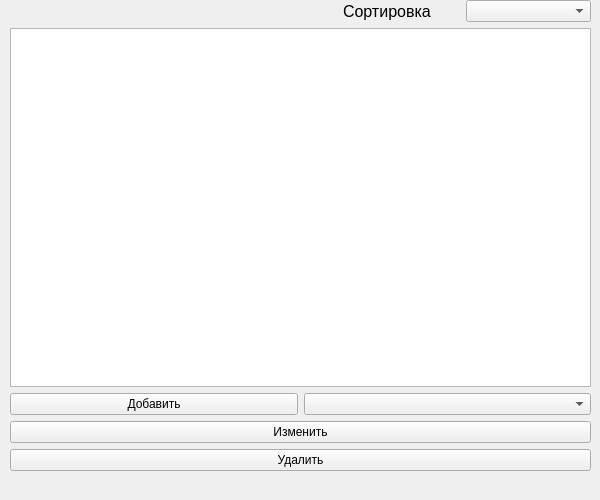
<?xml version="1.0" encoding="UTF-8"?>
<ui version="4.0">
 <class>MainWindow</class>
 <widget class="QMainWindow" name="MainWindow">
  <property name="geometry">
   <rect>
    <x>0</x>
    <y>0</y>
    <width>600</width>
    <height>500</height>
   </rect>
  </property>
  <property name="minimumSize">
   <size>
    <width>600</width>
    <height>500</height>
   </size>
  </property>
  <property name="maximumSize">
   <size>
    <width>600</width>
    <height>500</height>
   </size>
  </property>
  <property name="windowTitle">
   <string>MainWindow</string>
  </property>
  <widget class="QWidget" name="centralwidget">
   <widget class="QWidget" name="">
    <property name="geometry">
     <rect>
      <x>10</x>
      <y>0</y>
      <width>581</width>
      <height>471</height>
     </rect>
    </property>
    <layout class="QGridLayout" name="gridLayout">
     <item row="0" column="0">
      <layout class="QHBoxLayout" name="horizontalLayout_3">
       <item>
        <spacer name="horizontalSpacer">
         <property name="orientation">
          <enum>Qt::Horizontal</enum>
         </property>
         <property name="sizeType">
          <enum>QSizePolicy::Fixed</enum>
         </property>
         <property name="sizeHint" stdset="0">
          <size>
           <width>333</width>
           <height>20</height>
          </size>
         </property>
        </spacer>
       </item>
       <item>
        <layout class="QHBoxLayout" name="horizontalLayout_2">
         <item>
          <layout class="QHBoxLayout" name="horizontalLayout">
           <item>
            <widget class="QLabel" name="label">
             <property name="font">
              <font>
               <pointsize>12</pointsize>
              </font>
             </property>
             <property name="text">
              <string>Сортировка</string>
             </property>
            </widget>
           </item>
           <item>
            <widget class="QComboBox" name="comboBox">
             <property name="enabled">
              <bool>true</bool>
             </property>
             <property name="sizePolicy">
              <sizepolicy hsizetype="Preferred" vsizetype="Fixed">
               <horstretch>0</horstretch>
               <verstretch>0</verstretch>
              </sizepolicy>
             </property>
             <item>
              <property name="text">
               <string/>
              </property>
             </item>
             <item>
              <property name="text">
               <string>По Типу</string>
              </property>
             </item>
             <item>
              <property name="text">
               <string>По Скорости</string>
              </property>
             </item>
             <item>
              <property name="text">
               <string>По Цене</string>
              </property>
             </item>
             <item>
              <property name="text">
               <string>По Году выпуска</string>
              </property>
             </item>
            </widget>
           </item>
          </layout>
         </item>
        </layout>
       </item>
      </layout>
     </item>
     <item row="2" column="0">
      <layout class="QVBoxLayout" name="verticalLayout">
       <item>
        <layout class="QHBoxLayout" name="horizontalLayout_4">
         <item>
          <widget class="QPushButton" name="addVehicleBtn">
           <property name="text">
            <string>Добавить</string>
           </property>
          </widget>
         </item>
         <item>
          <widget class="QComboBox" name="addComboBox">
           <item>
            <property name="text">
             <string/>
            </property>
           </item>
           <item>
            <property name="text">
             <string>Добавить Car</string>
            </property>
           </item>
           <item>
            <property name="text">
             <string>Добавить Bicycle</string>
            </property>
           </item>
           <item>
            <property name="text">
             <string>Добавить Lorry</string>
            </property>
           </item>
          </widget>
         </item>
        </layout>
       </item>
       <item>
        <widget class="QPushButton" name="editVehicleBtn">
         <property name="text">
          <string>Изменить</string>
         </property>
        </widget>
       </item>
       <item>
        <widget class="QPushButton" name="removeVehicleBtn">
         <property name="text">
          <string>Удалить</string>
         </property>
        </widget>
       </item>
      </layout>
     </item>
     <item row="1" column="0">
      <widget class="QListWidget" name="listWidget">
       <property name="font">
        <font>
         <pointsize>15</pointsize>
        </font>
       </property>
      </widget>
     </item>
    </layout>
   </widget>
  </widget>
  <widget class="QMenuBar" name="menubar">
   <property name="geometry">
    <rect>
     <x>0</x>
     <y>0</y>
     <width>600</width>
     <height>21</height>
    </rect>
   </property>
  </widget>
 </widget>
 <resources/>
 <connections/>
</ui>
